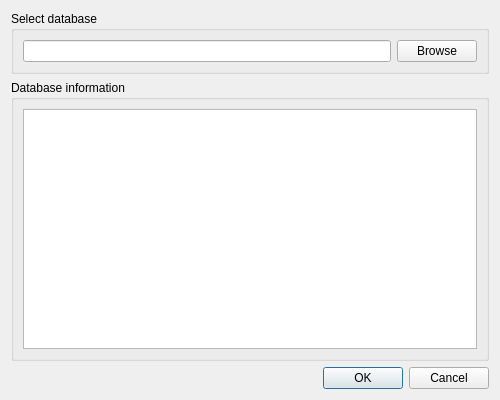
<?xml version="1.0" encoding="UTF-8"?>
<ui version="4.0">
 <class>SetDatabase</class>
 <widget class="QDialog" name="SetDatabase">
  <property name="geometry">
   <rect>
    <x>0</x>
    <y>0</y>
    <width>500</width>
    <height>400</height>
   </rect>
  </property>
  <property name="minimumSize">
   <size>
    <width>400</width>
    <height>340</height>
   </size>
  </property>
  <property name="windowTitle">
   <string>SDB Connection</string>
  </property>
  <layout class="QVBoxLayout" name="verticalLayout">
   <item>
    <widget class="QGroupBox" name="groupBox">
     <property name="title">
      <string>Select database</string>
     </property>
     <layout class="QHBoxLayout" name="horizontalLayout">
      <item>
       <widget class="QLineEdit" name="sdbname">
        <property name="readOnly">
         <bool>true</bool>
        </property>
       </widget>
      </item>
      <item>
       <widget class="QPushButton" name="btnBrowse">
        <property name="text">
         <string>Browse</string>
        </property>
       </widget>
      </item>
     </layout>
    </widget>
   </item>
   <item>
    <widget class="QGroupBox" name="groupBox_2">
     <property name="title">
      <string>Database information</string>
     </property>
     <layout class="QHBoxLayout" name="horizontalLayout_2">
      <item>
       <widget class="QTableWidget" name="sdb_info_basic">
        <property name="editTriggers">
         <set>QAbstractItemView::NoEditTriggers</set>
        </property>
        <attribute name="verticalHeaderVisible">
         <bool>false</bool>
        </attribute>
       </widget>
      </item>
     </layout>
    </widget>
   </item>
   <item>
    <widget class="QDialogButtonBox" name="buttonBox">
     <property name="orientation">
      <enum>Qt::Horizontal</enum>
     </property>
     <property name="standardButtons">
      <set>QDialogButtonBox::Cancel|QDialogButtonBox::Ok</set>
     </property>
    </widget>
   </item>
  </layout>
 </widget>
 <resources/>
 <connections>
  <connection>
   <sender>buttonBox</sender>
   <signal>accepted()</signal>
   <receiver>SetDatabase</receiver>
   <slot>accept()</slot>
   <hints>
    <hint type="sourcelabel">
     <x>248</x>
     <y>254</y>
    </hint>
    <hint type="destinationlabel">
     <x>157</x>
     <y>274</y>
    </hint>
   </hints>
  </connection>
  <connection>
   <sender>buttonBox</sender>
   <signal>rejected()</signal>
   <receiver>SetDatabase</receiver>
   <slot>reject()</slot>
   <hints>
    <hint type="sourcelabel">
     <x>316</x>
     <y>260</y>
    </hint>
    <hint type="destinationlabel">
     <x>286</x>
     <y>274</y>
    </hint>
   </hints>
  </connection>
 </connections>
</ui>
